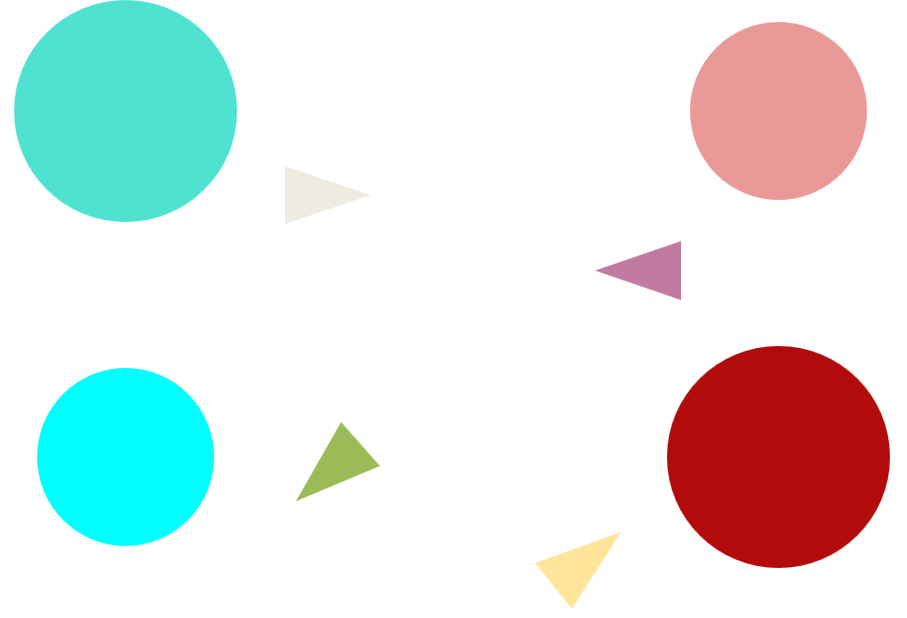
#> input picture Nac01_IOT/circulo.png, 907 x 618 px
$ jupyter execute rubrica1_rubrica2.ipynb
#> lines starting #> are read from the running program, lines starting #| are printed output that depends on the picture; after the words box and inside, x2 and y2 are one past the last pixel; in counts of white or black regions, pixels touching at a corner belong together; long printed decimals are rounded
NAC 01 - AI ENGENEERING, COGNITIVE AND SEMANTIC COMPUTATION & IOT

Integrantes: Guilherme Jun Conheci, RM 82790 - 4SIS
             Miguel Pereira Chiappa RM 82784 - 4SIS

[cell 1]
import cv2 as cv
import numpy as np
import math
from matplotlib import pyplot as plt

img = cv.imread("circulo.png")
#> img is the input picture: shape (618, 907, 3); mean B, G, R 228.6, 230.5, 224.4

grey = cv.cvtColor(img, cv.COLOR_BGR2GRAY)
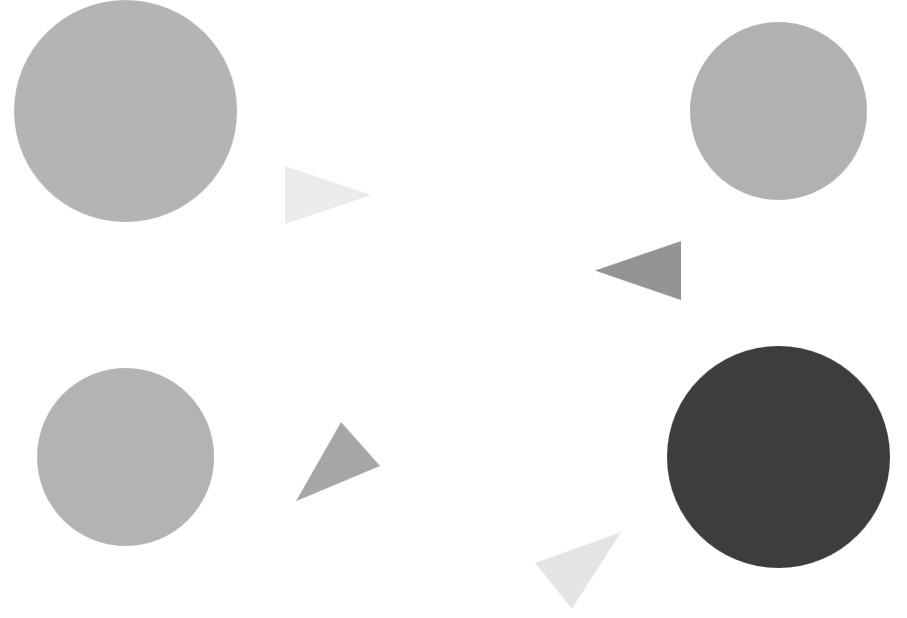
#> grey: shape (618, 907); min 61, max 255, mean 228.5

circles = cv.HoughCircles(grey, cv.HOUGH_GRADIENT, dp=1.1, minDist=500, param1=200, param2=40, minRadius=50, maxRadius=400)
#> circles = [[778.2, 456, 110.8], [126, 110.6, 111.1]]

circles = np.uint16(np.around(circles))
#> circles = [[778, 456, 111], [126, 111, 111]]

x_min = circles[0][0][0]
#> x_min = 778
x_max = circles[0][1][0]
#> x_max = 126

y_max = circles[0][0][1]
#> y_max = 456
y_min = circles[0][1][1]
#> y_min = 111

cimg = img.copy()

#RÚBRICA 1:

z=0
for i in circles[0, 0:2]:
    # Segmenta apenas os círculos maiores e calcula a área dos mesmos:
    cv.circle(cimg, (i[0], i[1]), i[2], (255, 0, 200), 10)
    z=z+1
    print("Area " + str(z) + ": " + str(math.sqrt(i[2])*3.14))

    # Mostra o centro de massa circulo:
    cv.circle(cimg, (i[0], i[1]), 2, (255, 0, 200), 15)

#rÚBRICA 2:

    # Traça uma linha entre os centros de massa:
    plt.plot([x_min, x_max], [y_max, y_min])
#> this loop made 2 passes
#> (i, z) on passes 1 to 2: ([778, 456, 111], 1), ([126, 111, 111], 2)
#| Area 1: 33.082
#| Area 2: 33.082
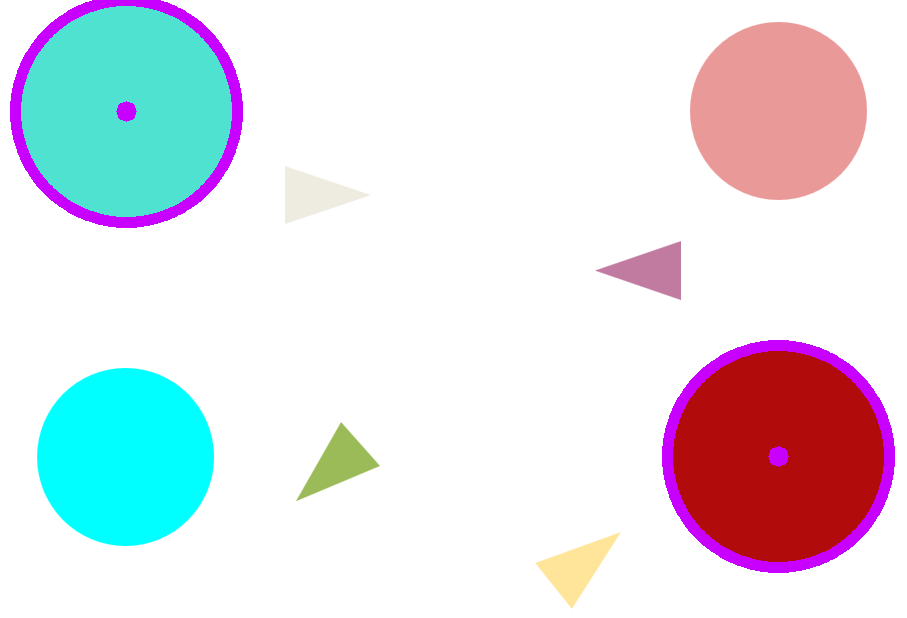
#> cimg: shape (618, 907, 3); 2.8% of pixels changed, all inside (x1, y1, x2, y2) = (10, 0, 895, 573)
#> after the loop, z = 2

# Calcula o ângulo de inclinação da reta em relação ao plano horizontal:
rad_to_deg=57.29578
deltaX = x_min-x_max
#> deltaX = 652
deltaY = y_max-y_min
#> deltaY = 345
radians = math.atan2(deltaY, deltaX)
#> radians = 0.487
degrees = radians * rad_to_deg
#> degrees = 27.89
print("Ângulo de dentro: ", degrees)
#| Ângulo de dentro:  27.885
print("Ângulo suplementar: ", 180 - degrees)
#| Ângulo suplementar:  152.115


plt.imshow(cimg)

plt.show()
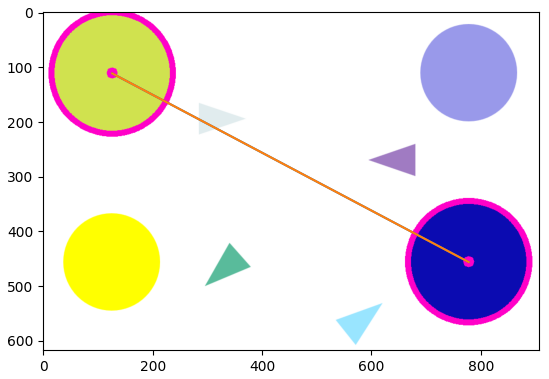
#> figure drawn by matplotlib, 1 panel; B, G, R data is drawn as R, G, B
